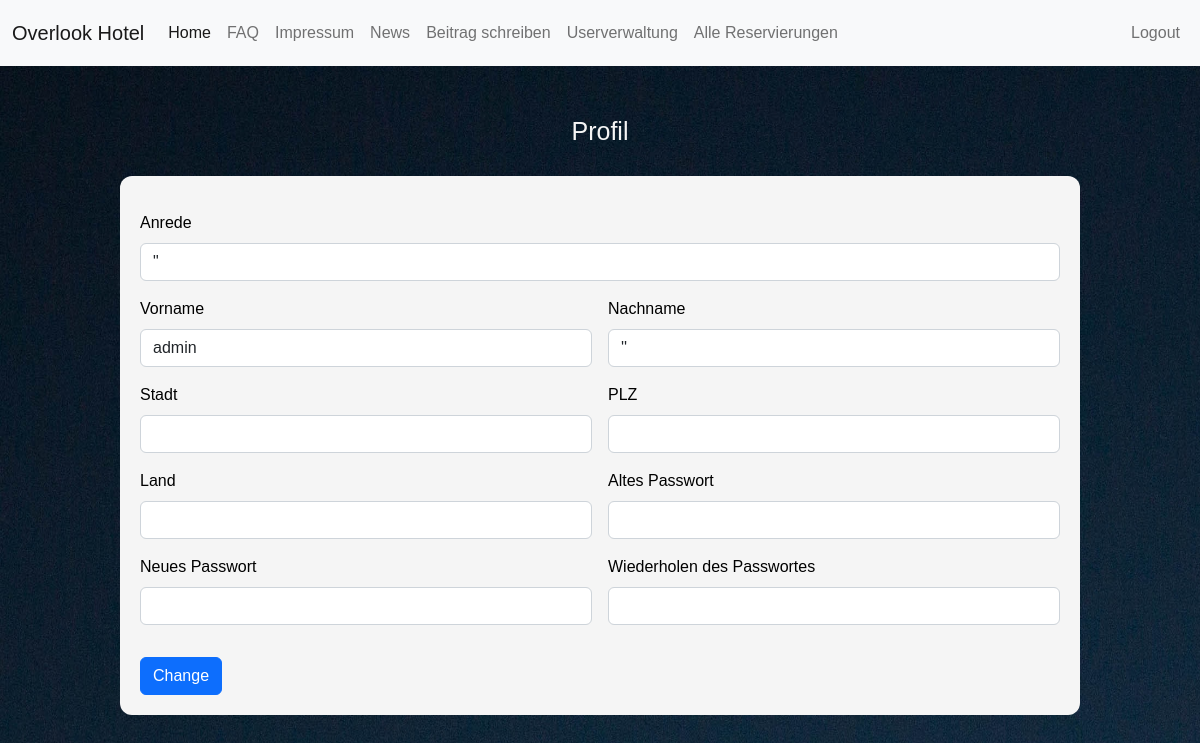
Screenshot of /profil_bearbeitung.php (signed in) with the database file from the repository.
### tables this page shows
CREATE TABLE `users` (
  `useremail` varchar(200) NOT NULL,
  `nachname` varchar(200) NOT NULL DEFAULT '''''',
  `vorname` varchar(50) NOT NULL DEFAULT '"',
  `password` varchar(260) NOT NULL DEFAULT '"',
  `anrede` varchar(10) NOT NULL DEFAULT '"',
  `geb` date DEFAULT NULL,
  `stadt` varchar(200) DEFAULT '"',
  `plz` int(5) DEFAULT NULL,
  `land` varchar(200) NOT NULL DEFAULT '"',
  `aktiv` varchar(50) NOT NULL DEFAULT 'aktiv'
);

### valprofil_bearbeitung.php (called while the page is built, shortened)
<?php
if ($_SERVER["REQUEST_METHOD"] == "POST") {
  $error = 0;
  $vname = $nname = $email = $adress = $date = $pass = $street = $adress2 = $plz = $stadt = $land = $anrede = $pass2 = "";
  if (empty($_POST["vorname"])) {
    $vnameErr = "Bitte geben Sie Ihren Benutzernamen ein";
    $error = 1;
  } else {
    $vname = test_input($_POST["vorname"]);
    if (!preg_match("/^[a-zA-Z-' ]*$/", $vname)) {
      $vnameErr = "Nur Buchstaben erlaubt";
      $error = 1;
    }
  }
  if (empty($_POST["nachname"])) {
    $nnameErr = "Bitte geben Sie Ihren Nachnamen ein";
    $error = 1;
  } else {
    $nname = test_input($_POST["nachname"]);
    if (!preg_match("/^[a-zA-Z-' ]*$/", $nname)) {
      $nnameErr = "Nur Buchstaben erlaubt";
      $error = 1;
    }
  }
  if (!empty($_POST["anrede"])) {
    $anrede = test_input($_POST["anrede"]);
  }
  if (empty($_POST["plz"])) {
    $plzErr = "Bitte PLZ wählen";
    $error = 1;
  } else {
    $plz = test_input($_POST["plz"]);
    if (!preg_match("/^[0-9]*$/", $plz)) {
      $plzErr = "Nur Zahlen erlaubt";
      $error = 1;
    }
  }
  if (empty($_POST["stadt"])) {
    $stadtErr = "Bitte geben Sie eine Stadt an";
    $error = 1;
  } else {
    $stadt = test_input($_POST["stadt"]);
    if (!preg_match("/^[a-zA-Z-' ]*$/", $stadt)) {
      $stadtErr = "Nur Buchstaben erlaubt";
      $error = 1;
    }
  }
  if (empty($_POST["land"])) {
    $landErr = "wählen Sie ein Land";
    $error = 1;
  } else {
    $land = test_input($_POST["land"]);
  }
  require ('dbaccess.php');
  $db_obj = new mysqli($host, $user, $password, $database);
  if ($db_obj->connect_error) {
  echo "Connection Error: " . $db_obj->connect_error;
  exit();
  }
  $usermail = $_SESSION["username"];
$sql = "SELECT password FROM users WHERE useremail = '$usermail'";
$result = $db_obj ->query($sql);
if ($result->num_rows > 0) {
while($row = $result->fetch_assoc()) {
    $password= $row["password"];
}}
$db_obj->close();
  if (empty($_POST["alt_passwort"])) {
    $passErr = "Geben Sie Ihr Passwort ein";
    $error = 1;
  } else if (!(password_verify(($_POST["alt_passwort"]),$password))) {
    $altpassErr = "Eingabe stimmt nicht mit ihrem aktuellen Passwort überein";
    $error = 1;
  }
  else if ((empty($_POST["passwort"])) && (empty($_POST["passwort2"]))) {
    $pass = $password;
  }
  else {
    $pass1 = test_input($_POST["passwort"]);
    $pass2 = test_input($_POST["passwort"]);
    if ((!preg_match("/^[a-zA-Z-'0-9]*$/", $pass1)) || (!preg_match("/^[a-zA-Z-'0-9]*$/", $pass2))) {
      $passErr = "Nur Buchstaben und Zahlen erlaubt";
      $error = 1;
    }
    else {
      if (($_POST["passwort"]) != ($_POST["passwort2"])) {
        $passErr = "Passwörter stimmen nicht überein";
        $error = 1;
      } else {
        $pass=password_hash(test_input($pass1), PASSWORD_DEFAULT);
      }
    }
  }
} else {
  $error = 1;
}
?>

### profil_bearbeitung.php (the view, shortened to what this page needs)
<!DOCTYPE html>
<html lang="de">
<head>
    <link href="https://cdn.jsdelivr.net/npm/bootstrap@5.2.2/dist/css/bootstrap.min.css" rel="stylesheet"
>
    <link rel="stylesheet" href="stylesheet.css">
    <?php include "navbar.php";?>
</head>
<body>
    <h1>Profil</h1>
    <?php
  include "valprofil_bearbeitung.php" ?>
    <fieldset>
        <?php
  if ($error == 0) {
    require ('dbaccess.php');
    $db_obj = new mysqli($host, $user, $password, $database);
    if ($db_obj->connect_error) {
    echo "Connection Error: " . $db_obj->connect_error;
    exit();
    }
    $usermail = $_SESSION["username"];
    $sql = "UPDATE users SET vorname = '$vname' , nachname = '$nname', plz= $plz, password = '$pass', land = '$land', stadt = '$stadt', anrede ='$anrede' WHERE useremail = '$usermail';";
    $result = $db_obj->query($sql);
    $db_obj->close();
    echo "<h2> Ihre Informationen wurden erfolgreich geändert!</h2>";
    echo "Ihre Daten lauten: ";
    ?>
    <table class = "table">
    <tr>
        <th>Anrede: </th>
        <td>
            <?php echo $anrede; ?>
        </td>
    </tr>
    <tr>
        <th>Vorname </th>
        <td>
            <?php echo $vname; ?>
        </td>
    </tr>
    <tr>
        <th>Nachname: </th>
        <td>
            <?php echo $nname; ?>
        </td>
    </tr>
    <tr>
        <th>E-Mail: </th>
        <td><?php echo $usermail; ?></td>
    </tr>
    <tr>
        <th>Stadt: </th>
        <td>
            <?php echo $stadt; ?>
        </td>
    </tr>
    <tr>
        <th>Land: </th>
        <td><?php echo $land; ?></td>
    </tr>
    <tr>
        <th>PLZ: </th>
        <td>
            <?php echo $plz; ?>
        </td>
        </td>
    </tr>
</table>
    <a href="profil.php"><button type="submit"  class="btn btn-primary">Back</button></a>
    <?php
        } else {
            require ('dbaccess.php');
            $db_obj = new mysqli($host, $user, $password, $database);
            $usermail = $_SESSION["username"];
            $sql = "SELECT * FROM users WHERE useremail = '$usermail'";
            $stmt = $db_obj->prepare($sql);
            $stmt->execute();
            $stmt->bind_result($usermail, $nname, $vname, $pass, $anrede, $date, $stadt, $plz, $land, $aktiv);
            while ($stmt->fetch()) {
                ?>
        <html>
        <form class="row g-3" name="registrierung" method="post"
            action="<?php echo htmlspecialchars($_SERVER["PHP_SELF"]); ?>">
            <div class="col-md-12">
                    <label class="form-label ">Anrede</label >
                    <select class="col-md-6 form-control" name="anrede"  >
                        <option selected value= "<?php echo $anrede?>"><?php echo $anrede?></option>
                    </select>
                </div>
            <div class="col-md-6">
                <label class="form-label" for="vorname">Vorname</label><span class="error"></span>
                <input class="form-control" type="text" name="vorname" id="vorname" value="<?php echo $vname ?>">
            </div>
            <div class="col-md-6">
                <label class="form-label" for="nname">Nachname</label><span class="error"></span>
                <input class="form-control" type="text" name="nachname" id="nname" value="<?php echo $nname ?>">
            </div>
            <div class="col-md-6">
                <label class="form-label" for="stadt">Stadt</label><span class="error"></span>
                <input class="form-control" type="text" name="stadt" id="stadt" value="<?php echo $stadt ?>">
            </div>
            <div class="col-md-6">
                <label class="form-label" for="stadt">PLZ</label><span class="error"></span>
                <input class="form-control" type="text" name="plz" id="plz" value="<?php echo $plz ?>">
            </div>
            <div class="col-md-6">
                <label class="form-label" for="land">Land</label><span class="error"></span>
                <input class="form-control" type="text" name="land" id="land" value="<?php echo $land ?>">
            </div>
            <div class="col-md-6">
                <label for="ippasswort1" class="form-label">Altes Passwort</label><span class="error"></span>
                <input type="password" class="form-control" name="alt_passwort" id="inputPassword">
            </div>
            <div class="col-md-6">
                <label for="ippasswort1" class="form-label">Neues Passwort</label><span class="error"></span>
                <input type="password" class="form-control" name="passwort" id="inputPassword">
            </div>
            <div class="col-md-6">
                <label for="ippasswort2" class="form-label">Wiederholen des Passwortes</label><span class="error"></span>
                <input type="password" class="form-control" name="passwort2" id="inputPassword2">
            </div>
            <div class="col-12">
                <button type="submit" class="btn btn-primary" name="submit">Change</button>
                </form>
        <?php
            }
        }
    ?>
    </fieldset>
</body>

### stylesheet.css (style rules this page uses)
* { font-family: 'Trebuchet MS', 'Lucida Sans Unicode', 'Lucida Grande', 'Lucida Sans', Arial, sans-serif; }
h1 { font-size: 25px; color: whitesmoke; font-weight: 100; text-align: center; margin-top: 50px; }
body { background-image: url(hotelbild.jpg); background-size: 250% 300%; background-repeat: repeat-y; }
fieldset { background-color: whitesmoke; margin-top: 30px; margin-left: 10%; margin-right: 10%; margin-bottom: 5%; border-radius: 12px; padding: 20px; padding-top: 35px; border-color: whitesmoke; }
fieldset { color:#000; }

### rows the page displays
users: anrede "\"", vorname "admin", nachname "''"
